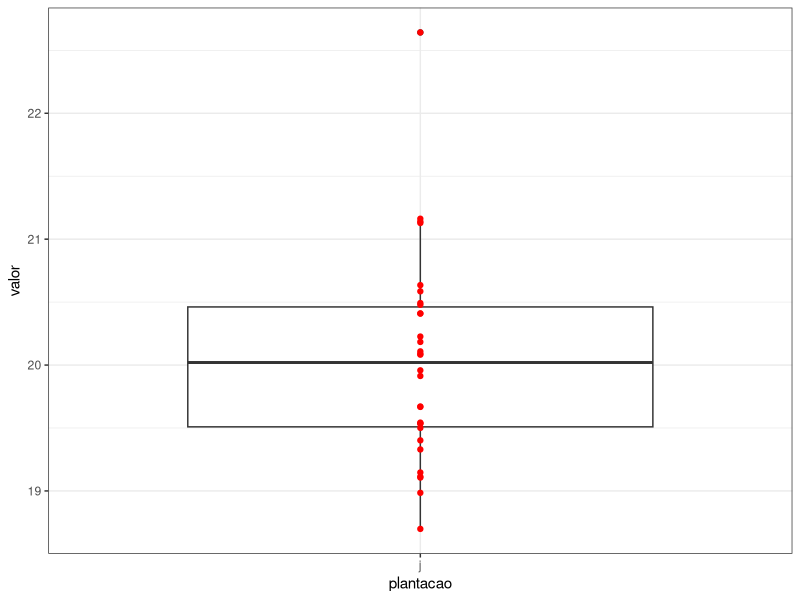
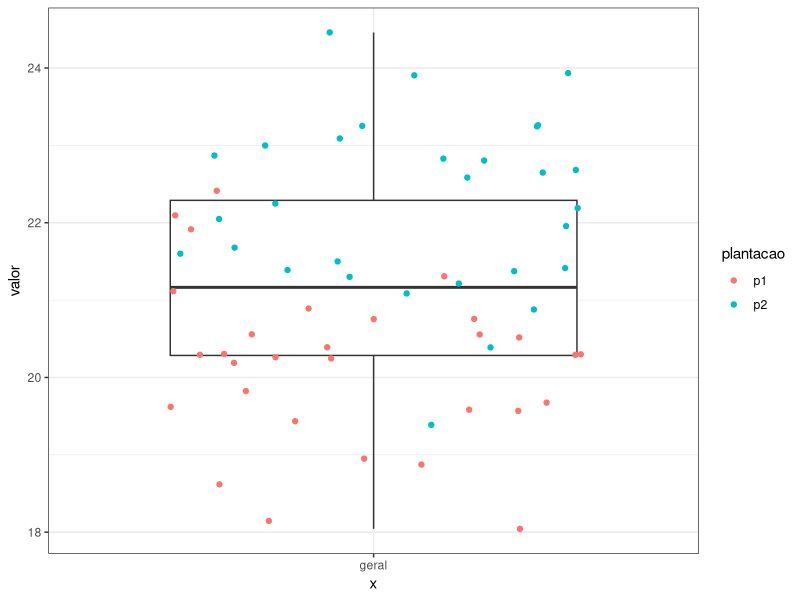
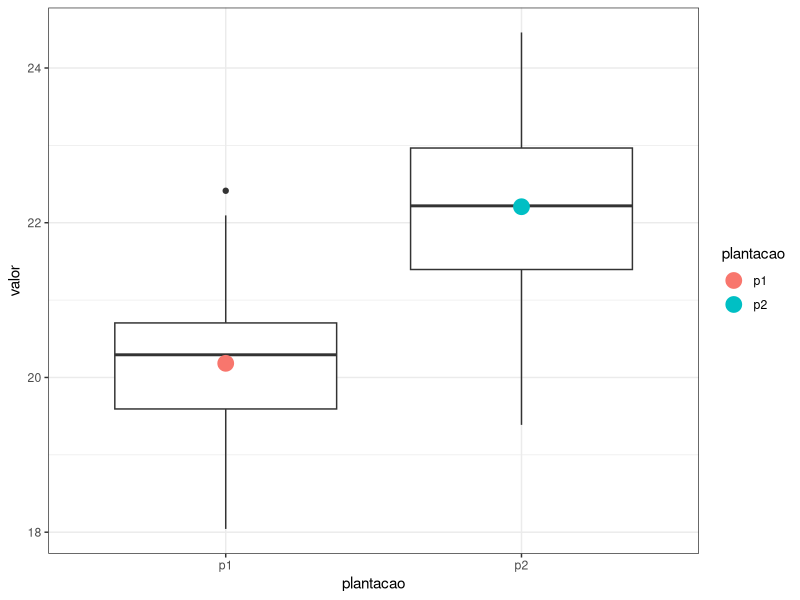
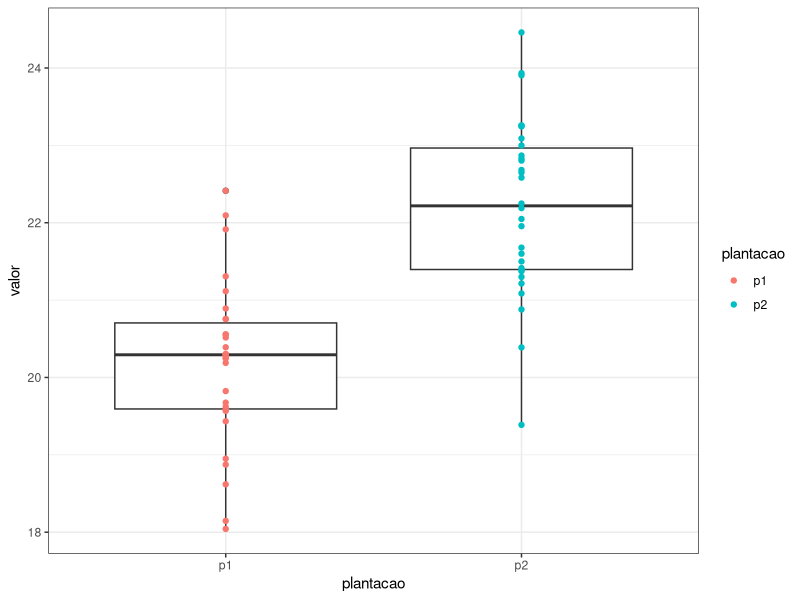
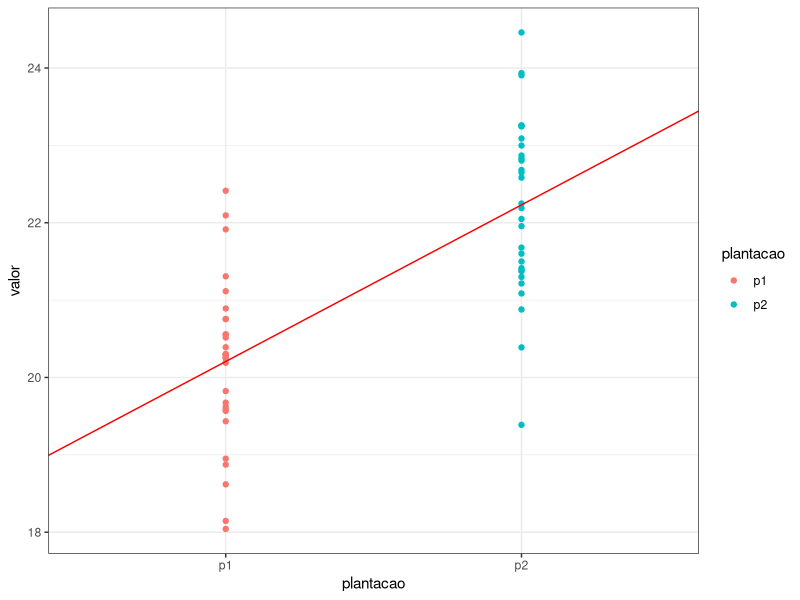
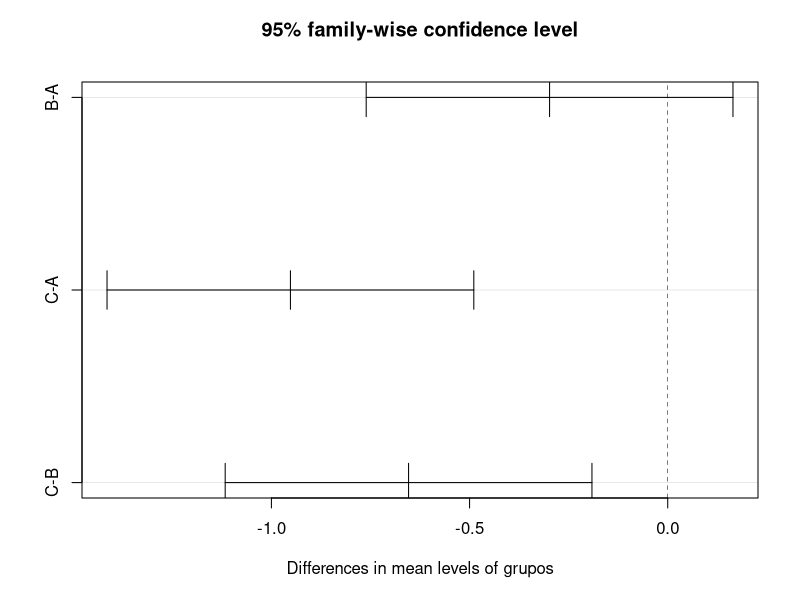
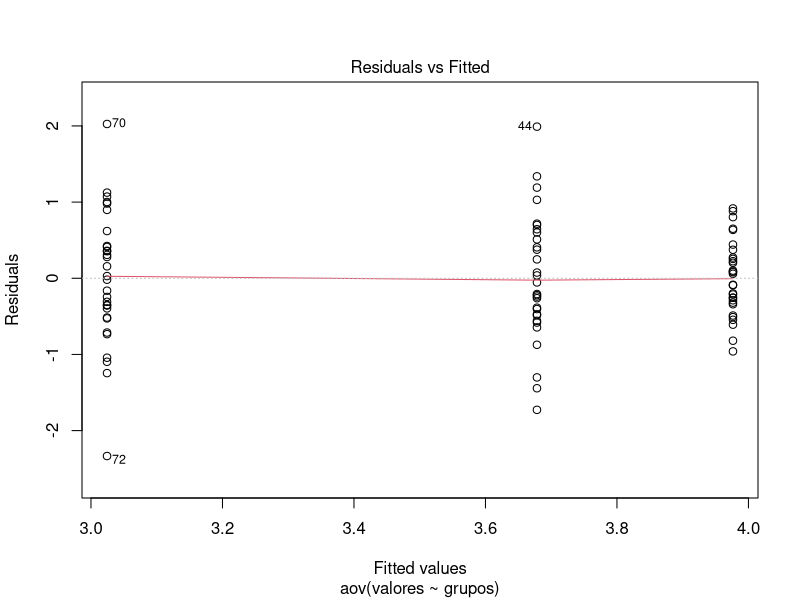
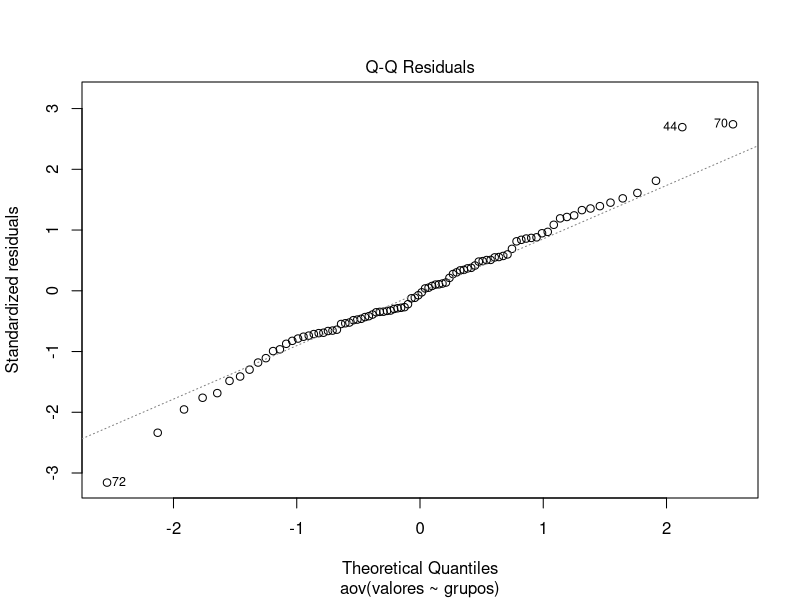

Source code (R) for these figures, in order: (Note: this script raises an error after producing the figures.)
## carregamento de pacotes
if(!require(dplyr)){install.packages("dplyr")}          # unite, filter, select, %>%
if(!require(tidyr)){install.packages("tidyr")}          # gather, spread
if(!require(ggplot2)){install.packages("ggplot2")}      # graficos

## Introducao
set.seed(101101)
dados <- data.frame(valor = rnorm(30)+20,
                    plantacao = rep("j",30))

ggplot(dados, aes(x=plantacao, y=valor))+
  geom_boxplot()+geom_point(color='red')+theme_bw()

# write.csv(dados, "dados.csv")
dados <- data.frame(valor = c(20+rnorm(30),
                              22+rnorm(30)),
                    plantacao = c(rep("p1",30),
                                  rep("p2",30)))
# write.csv(dados, "dados.csv")

ggplot(dados, aes(y=valor, x="geral"))+
  geom_boxplot()+geom_jitter(aes(color=plantacao))+theme_bw()

medias <- data.frame(valor= c(mean(dados$valor[dados$plantacao=="p1"]),
                              mean(dados$valor[dados$plantacao=="p2"])),
                     plantacao = c("p1","p2"))

ggplot(dados, aes(x=plantacao, y=valor))+
  geom_boxplot()+
  geom_point(data=medias, 
             aes(x=plantacao, y=valor, color=plantacao), size=5)+
  theme_bw()

ggplot(dados, aes(x=plantacao, y=valor))+
  geom_boxplot()+geom_point(aes(color=plantacao))+theme_bw()

## ANOVA 1 fator
ggplot(dados, aes(x=plantacao, y=valor, color=plantacao))+
  geom_point()+
  geom_abline(intercept = as.numeric(coef(lm(valor ~ plantacao, dados))[1])-2,
              slope = as.numeric(coef(lm(valor ~ plantacao, dados))[2]), color="red")+
  theme_bw()

# 2º forma 
#anova(lm(valor ~ plantacao, dados))

# 3 º forma 
#summary (aov(valor ~ plantacao, dados))



# Homocedasticidade
variancias <- tapply(dados$valor, dados$plantacao, FUN=var)
variancias
variancias[1]/variancias[2]
var.test(valor ~ plantacao, dados)

mod<-lm(valor ~ plantacao, dados)
mod
anova_mod<-aov(valor ~ plantacao, dados)
anova_mod
summary(anova_mod)
anova(mod)

residuos<-residuals(anova_mod)
sum(residuos)
sum(residuos^2) # SSDw (dentro dos grupos)

t.test(valor ~ plantacao, dados)

## Com 1 fator com 3 niveis
set.seed(123)
dados_1 <- data.frame(grupos = c(rep("A", 30),
                               rep("B", 30),
                               rep("C", 30)),
                    valores = c(rnorm(30, mean=4, sd=0.5),
                                rnorm(30, mean=3.5, sd=1),
                                rnorm(30, mean=3, sd=1)))

anova_mod<-aov(valores ~ grupos, dados_1)
summary(anova_mod)
TukeyHSD(anova_mod)
plot(TukeyHSD(anova_mod))

plot(anova_mod, which=1)
# Pontos 70, 72 e 44 foram sugeridos como outliers
car::leveneTest(valores ~ grupos, dados_1)
plot(anova_mod, which=2)

ggplot(dados_1, aes(x=grupos, y=valores, fill=grupos))+theme_bw()+
  geom_boxplot()+annotate("text", label=c("A", "A", "a"), x = c(1,2,3), y=6 )

### ANOVA two-way

data("ToothGrowth")
?ToothGrowth
dente<-ToothGrowth
table(dente$supp,dente$dose)
# write.csv(ToothGrowth,"ToothGrowth.csv")

ggplot(dente, aes(y=len, x=factor(dose), fill=supp))+
  geom_boxplot()+theme_bw()

## ANOVA com dois fatores: Aditivo
ANOVA_adit <- aov(len ~ factor(dose) + supp, data= dente)
summary(ANOVA_adit)

## Uma ANOVA com um LM
ANOVA_LM_mod <- aov(len ~ dose + supp, data= dente)
summary(ANOVA_LM_mod)

## Com interacao entre fatores:
ANOVA_int <- aov(len ~ factor(dose) + supp + factor(dose):supp, data= dente)
summary(ANOVA_int)
# ? a mesma coisa que:
ANOVA_int <- aov(len ~ factor(dose)*supp, data= dente)
summary(ANOVA_int)

## Teste post hoc
TukeyHSD(ANOVA_int)

if(!require(lsmeans)){install.packages("lsmeans")}
mod <- lm(len ~ supp*factor(dose), data= dente)
marginal <- lsmeans(mod, 
                   pairwise ~ supp:factor(dose), 
                   adjust="tukey")           ### Comparacao ajustada Tukey
marginal$contrasts
TukeyHSD(ANOVA_int)

cld(marginal,
    alpha=0.05,           ### Nivel de significancia da diferen?a dos grupos
    Letters=letters,      ### Usa letras caixa baixa para cada grupo
    adjust="tukey")       ### Comparacao ajustada de Tukey

ggplot(dente, aes(y=len, x=factor(dose), fill=supp))+
  geom_boxplot()+theme_classic()+
  annotate('text', 
           label=c("b","a", 
                   "c", "b", 
                   "c", "c"), 
           x=c(0.8, 1.2, 
               1.8, 2.2, 
               2.8, 3.2),
           y=max(dente$len)+1)

## AN?lise de COVAri?ncia: Resposta ~ Fator*VarContinua
ANCOVA_ <- aov(len ~ dose*supp, data= dente)
summary(ANCOVA_)

ggplot(dente, aes(y=len, x=dose, color=supp, group=supp))+
  geom_point()+theme_bw()+geom_smooth(method='lm', se=F)

# Comparacao de slopes:
if(!require(lsmeans)){install.packages("lsmeans")}
lstrends(ANCOVA_, 'supp', var='dose')

## Amostras desbalanceadas
if(!require(car)){install.packages("car")}
set.seed(32)
meus_dentes <- sample_n(dente, 32)
table(meus_dentes$supp, meus_dentes$dose)

minha_anova <- aov(len ~ supp * factor(dose), data = meus_dentes)
Anova(minha_anova, type = "III")
Anova(minha_anova, type = "II")

## Exerc?cio com CO2
data("CO2")


## ANOVA medidas repetidas
data("OBrienKaiser") 
?OBrienKaiser
if(!require(tidyr)){install.packages("tidyr")}
dados_wide <- subset(OBrienKaiser,
                     select = c(treatment, 
                                gender, 
                                pre.1, 
                                post.1,
                                fup.1))
dados_wide$ID <- 1:16

dados_long <- gather(dados_wide, 
                     key = tempo, 
                     value = valor_1, 
                     -c(ID, treatment, gender))
dados_long$tempo <- ordered(dados_long$tempo,
                            levels = c("pre","post","fup"))
# DADOS LONG
summary(aov(VD ~VI+ Error(ID/VI), 
            data=dados_long))
# DADOS WIDE
modelo <- lm(cbind(VD.1, VD.2, VD.3) ~ 1, 
             data = dados_wide)

dados_wide$VI <- factor(dados_wide$VI)

iDado <- data.frame(VarInd = levels(dados_wide$VI))

AnovaMR <- car::Anova(modelo, 
                      idata = iDado, 
                      idesign = ~VarInd)

summary(AnovaMR, multivariate = FALSE, 
        univariate = TRUE)

# EXERCICIO



## Kruskal-Wallis
Herbs <- c(14, 12.1, 9.6, 8.2, 10.2)
Shrubs <-c(8.4, 5.1, 5.5, 6.6, 6.3)
Trees <- c(6.9, 7.3, 5.8, 4.1, 5.4)
flies <- data.frame(local=c(rep('Herbs',5),
                            rep('Shrubs',5),
                            rep('Trees',5)),
                    obs=c(Herbs, Shrubs, Trees))
kruskal.test(obs~local, flies)
boxplot(Herbs, Shrubs, Trees, 
        names = c('Herbs', 'Shrubs', 'Trees'),
        ylab = "Flies/m3", col = 'red')

## Friedman
sample_n(CO2,5)
friedman.test(uptake~conc|Plant, data = CO2)
